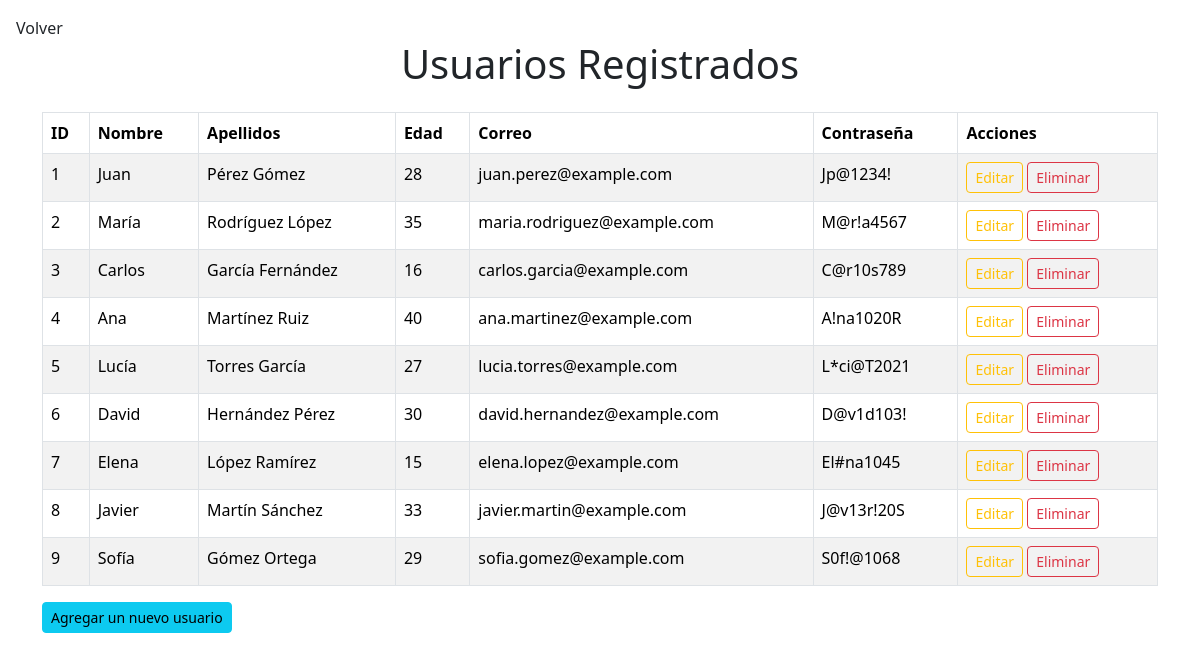
The app's page /Programacion_H1_2ºT_IanFernandezGamo/vistas/lista_usuarios.php with its own data.
### tables this page shows
create table Usuarios(
id_usuario int auto_increment primary key,
nombre varchar (50),
apellidos varchar (150),
edad int,
correo varchar (100),
contraseña varchar(100)
);

### Programacion_H1_2ºT_IanFernandezGamo/config/class_conexion.php (called while the page is built, shortened)
<?php
class Conexion {
    private $servidor = 'localhost';
    private $usuario = 'root';
    private $password = '1234';
    private $base_datos = 'StreamWeb';
    public function __construct() {
        $this->conexion = new mysqli($this->servidor, $this->usuario, $this->password, $this->base_datos);
    }
}
?>

### Programacion_H1_2ºT_IanFernandezGamo/controlador/usuarioController.php (called while the page is built, shortened)
<?php
require_once '../modelo/class_usuario.php';
class usuarioController {
    private $usuario;
    public function __construct() {
        $this->usuario = new Usuario();
    }
    public function listarUsuario() {
        return $this->usuario->obtenerUsuario();
    }
}
?>

### Programacion_H1_2ºT_IanFernandezGamo/modelo/class_usuario.php (called while the page is built, shortened)
<?php
require_once '../config/class_conexion.php';
class Usuario {
    private $conexion;
    public function __construct() {
        $this->conexion = new Conexion();
    }
    public function obtenerUsuario() {
        $query = "SELECT * FROM usuarios";
        $resultado = $this->conexion->conexion->query($query);
        $usuarios = [];
        while ($fila = $resultado->fetch_assoc()) {
            $usuarios[] = $fila;
        }
        return $usuarios;
    }
}
?>

### Programacion_H1_2ºT_IanFernandezGamo/vistas/lista_usuarios.php (the view, shortened to what this page needs)
<?php
require_once '../controlador/usuarioController.php';
$controller = new usuarioController();
$usuarios = $controller->listarUsuario();
?>
<!DOCTYPE html>
<html lang="es">
<head>
    <link href="https://cdn.jsdelivr.net/npm/bootstrap@5.3.3/dist/css/bootstrap.min.css" rel="stylesheet">
</head>
<body>
    <div class="ms-3 mt-3">
        <a class="text-dark text-decoration-none" href="../index.php">
            <i class="bi bi-arrow-left"></i> Volver
        </a>
    </div>
    <div class="container">
        <h1 class="text-center mb-4">Usuarios Registrados</h1>
        <div class="table-responsive">
            <table class="table table-striped table-bordered">
                <thead>
                    <tr>
                        <th>ID</th>
                        <th>Nombre</th>
                        <th>Apellidos</th>
                        <th>Edad</th>
                        <th>Correo</th>
                        <th>Contraseña</th>
                        <th>Acciones</th>
                    </tr>
                </thead>
                <tbody>
                    <?php foreach ($usuarios as $usuario): ?>
                        <tr>
                            <td><?= $usuario['id_usuario'] ?></td>
                            <td><?= $usuario['nombre'] ?></td>
                            <td><?= $usuario['apellidos'] ?></td>
                            <td><?= $usuario['edad'] ?></td>
                            <td><?= $usuario['correo'] ?></td>
                            <td><?= $usuario['contrasena'] ?></td>
                            <td>
                                <a href="editar_usuario.php?id=<?= $usuario['id_usuario'] ?>" class="btn btn-outline-warning btn-sm">Editar</a>
                                <a href="eliminar_usuario.php?id=<?= $usuario['id_usuario'] ?>" class="btn btn-outline-danger btn-sm">Eliminar</a>
                            </td>
                        </tr>
                    <?php endforeach; ?>
                </tbody>
            </table>
        </div>
        <div>
            <a href="alta_usuarios.php" class="btn btn-info btn-sm">Agregar un nuevo usuario</a>
        </div>
    </div>
</body>
</html>

### records on screen
usuarios: id_usuario "1", nombre "Juan", apellidos "Pérez Gómez", edad "28", correo "juan.perez@example.com", contrasena "Jp@1234!"
usuarios: id_usuario "2", nombre "María", apellidos "Rodríguez López", edad "35", correo "maria.rodriguez@example.com", contrasena "M@r!a4567"
usuarios: id_usuario "3", nombre "Carlos", apellidos "García Fernández", edad "16", correo "carlos.garcia@example.com", contrasena "C@r10s789"
usuarios: id_usuario "4", nombre "Ana", apellidos "Martínez Ruiz", edad "40", correo "ana.martinez@example.com", contrasena "A!na1020R"
usuarios: id_usuario "5", nombre "Lucía", apellidos "Torres García", edad "27", correo "lucia.torres@example.com", contrasena "L*ci@T2021"
usuarios: id_usuario "6", nombre "David", apellidos "Hernández Pérez", edad "30", correo "david.hernandez@example.com", contrasena "D@v1d103!"
usuarios: id_usuario "7", nombre "Elena", apellidos "López Ramírez", edad "15", correo "elena.lopez@example.com", contrasena "El#na1045"
usuarios: id_usuario "8", nombre "Javier", apellidos "Martín Sánchez", edad "33", correo "javier.martin@example.com", contrasena "J@v13r!20S"
usuarios: id_usuario "9", nombre "Sofía", apellidos "Gómez Ortega", edad "29", correo "sofia.gomez@example.com", contrasena "S0f!@1068"
